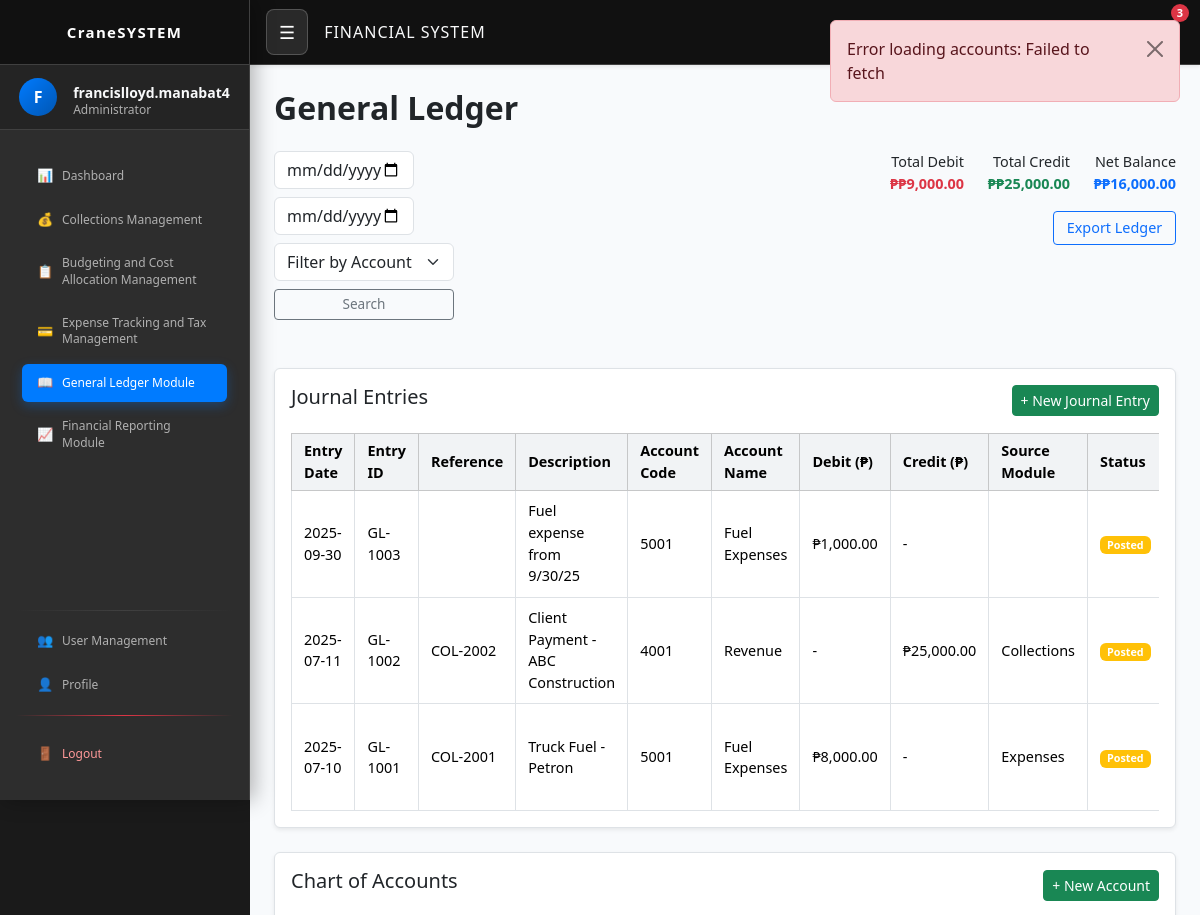
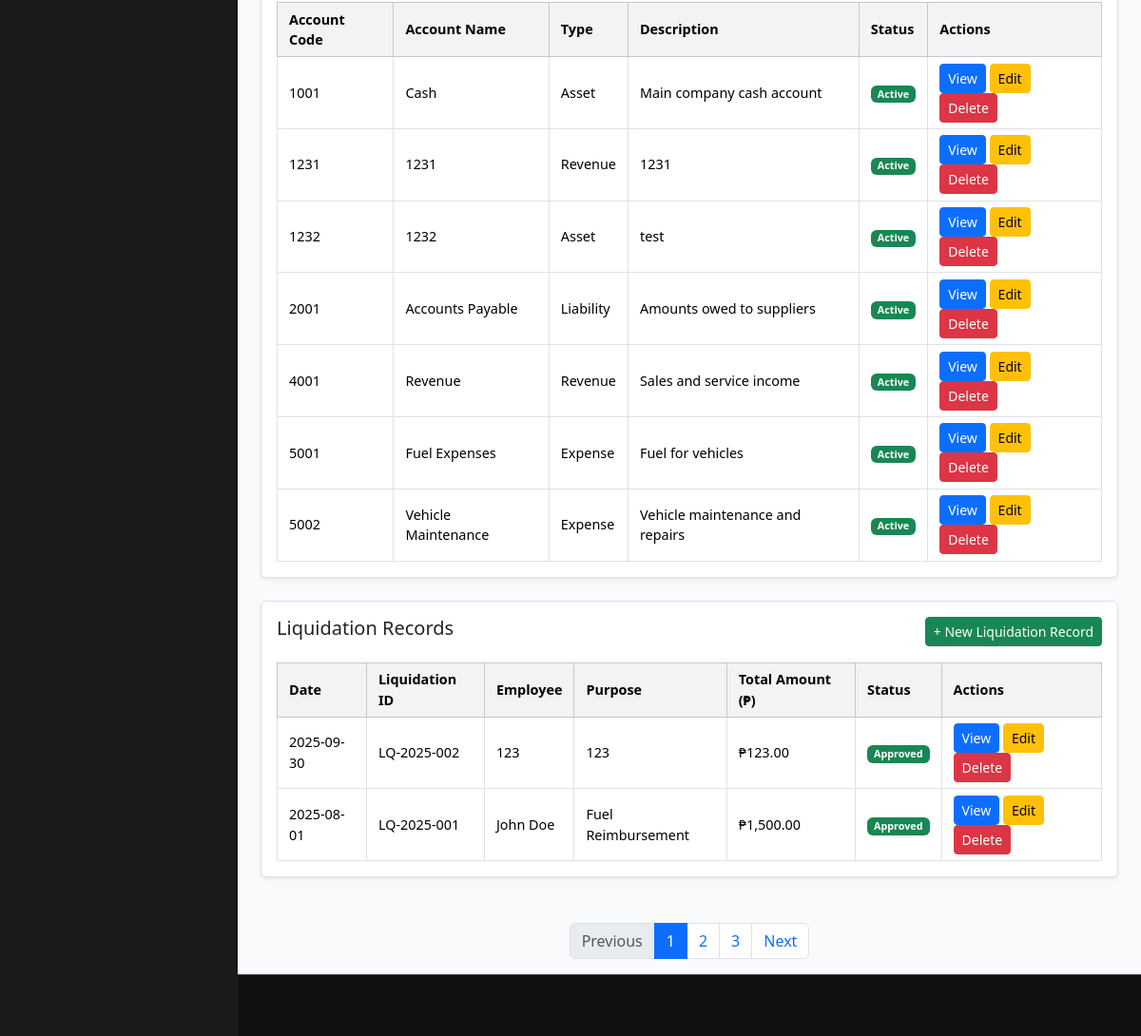
The app's page /financial_ledger.php (signed in) with its own data (2 pictures, top to bottom).
### tables this page shows
CREATE TABLE `journal_entries` (
  `id` int(11) NOT NULL,
  `entry_id` varchar(20) NOT NULL,
  `date` date NOT NULL,
  `account_code` varchar(10) NOT NULL,
  `debit` decimal(15,2) DEFAULT 0.00,
  `credit` decimal(15,2) DEFAULT 0.00,
  `description` text NOT NULL,
  `reference` varchar(50) DEFAULT NULL,
  `source_module` varchar(50) DEFAULT NULL,
  `approved_by` varchar(100) DEFAULT NULL,
  `status` enum('Draft','Posted','Cancelled') DEFAULT 'Posted',
  `created_at` timestamp NOT NULL DEFAULT current_timestamp(),
  `updated_at` timestamp NOT NULL DEFAULT current_timestamp() ON UPDATE current_timestamp()
);

CREATE TABLE `chart_of_accounts` (
  `id` int(11) NOT NULL,
  `account_code` varchar(10) NOT NULL,
  `account_name` varchar(100) NOT NULL,
  `account_type` enum('Asset','Liability','Equity','Revenue','Expense') DEFAULT NULL,
  `description` text DEFAULT NULL,
  `status` enum('Active','Inactive') DEFAULT 'Active',
  `created_at` timestamp NOT NULL DEFAULT current_timestamp(),
  `updated_at` timestamp NOT NULL DEFAULT current_timestamp() ON UPDATE current_timestamp()
);

CREATE TABLE `liquidation_records` (
  `id` int(11) NOT NULL,
  `liquidation_id` varchar(20) NOT NULL,
  `date` date NOT NULL,
  `employee` varchar(100) NOT NULL,
  `purpose` text NOT NULL,
  `total_amount` decimal(15,2) NOT NULL,
  `status` enum('Pending','Approved','Rejected') DEFAULT 'Pending',
  `created_at` timestamp NOT NULL DEFAULT current_timestamp(),
  `updated_at` timestamp NOT NULL DEFAULT current_timestamp() ON UPDATE current_timestamp()
);

### ledger_functions.php (called while the page is built, shortened)
<?php
require_once 'db.php';
function getJournalEntries($fromDate = null, $toDate = null, $accountCode = null, $limit = 50, $offset = 0) {
    global $conn;
    $sql = "SELECT je.*, coa.account_name
            FROM journal_entries je
            JOIN chart_of_accounts coa ON je.account_code = coa.account_code
            WHERE 1=1";
    $params = [];
    $types = "";
    $sql .= " ORDER BY je.date DESC, je.id DESC LIMIT ? OFFSET ?";
    $params[] = $limit;
    $params[] = $offset;
    $types .= "ii";
    $stmt = $conn->prepare($sql);
    if ($types) {
        $stmt->bind_param($types, ...$params);
    }
    $stmt->execute();
    $result = $stmt->get_result();
    return $result->fetch_all(MYSQLI_ASSOC);
}
function getChartOfAccounts() {
    global $conn;
    $sql = "SELECT * FROM chart_of_accounts WHERE status = 'Active' ORDER BY account_code";
    $result = $conn->query($sql);
    return $result->fetch_all(MYSQLI_ASSOC);
}
function getLiquidationRecords($limit = 50, $offset = 0) {
    global $conn;
    $sql = "SELECT * FROM liquidation_records ORDER BY date DESC, id DESC LIMIT ? OFFSET ?";
    $stmt = $conn->prepare($sql);
    $stmt->bind_param("ii", $limit, $offset);
    $stmt->execute();
    $result = $stmt->get_result();
    return $result->fetch_all(MYSQLI_ASSOC);
}
function getLedgerSummary($fromDate = null, $toDate = null) {
    global $conn;
    $sql = "SELECT
                SUM(debit) as total_debit,
                SUM(credit) as total_credit,
                (SUM(credit) - SUM(debit)) as net_balance
            FROM journal_entries
            WHERE 1=1";
    $types = "";
    $stmt = $conn->prepare($sql);
    $stmt->execute();
    $result = $stmt->get_result();
    return $result->fetch_assoc();
}
function calculateRunningBalance($entries) {
    $runningBalance = 0;
    foreach ($entries as &$entry) {
        $runningBalance += ($entry['credit'] - $entry['debit']);
    }
    return $entries;
}
?>

### db.php (called while the page is built, shortened)
<?php
if (!function_exists('formatCurrency')) {
    function formatCurrency($amount) {
        return '₱' . number_format($amount, 2);
    }
}
?>

### financial_ledger.php (the view, shortened to what this page needs)
<?php
require_once 'db.php';
require_once 'ledger_functions.php';
$fromDate = $_GET['from_date'] ?? '';
$toDate = $_GET['to_date'] ?? '';
$accountCode = $_GET['account_code'] ?? '';
$entries = getJournalEntries($fromDate, $toDate, $accountCode);
$entries = calculateRunningBalance($entries);
$summary = getLedgerSummary($fromDate, $toDate);
$accounts = getChartOfAccounts();
$liquidations = getLiquidationRecords();
?>
<!DOCTYPE html>
<html lang="en">
<head>
  <link href="https://cdn.jsdelivr.net/npm/bootstrap@5.3.3/dist/css/bootstrap.min.css" rel="stylesheet" />
  <link rel="stylesheet" href="css/style.css" />
</head>
<body>
<?php include 'sidebar_navbar.php'; ?>
<div class="main-content">
  <div class="container-fluid mt-4 px-4">
    <h2 class="fw-bold mb-4">General Ledger</h2>
    <div class="d-flex justify-content-between align-items-start mb-3 flex-wrap gap-3">
      <form method="GET" class="d-flex flex-column gap-2" style="max-width: 250px;">
        <input type="date" name="from_date" value="<?= htmlspecialchars($fromDate) ?>" class="form-control date-input" placeholder="From Date" />
        <input type="date" name="to_date" value="<?= htmlspecialchars($toDate) ?>" class="form-control date-input" placeholder="To Date" />
        <select name="account_code" class="form-select filter-account">
          <option value="">Filter by Account</option>
        </select>
        <button type="submit" class="btn btn-outline-secondary btn-sm">Search</button>
      </form>
      <div class="d-flex flex-column align-items-end gap-2 summary-actions">
        <div class="d-flex gap-3 mb-2 ledger-summary-small">
          <div class="text-end">
            <div>Total Debit</div>
            <div class="text-danger fw-bold">₱<?= formatCurrency($summary['total_debit'] ?? 0) ?></div>
          </div>
          <div class="text-end">
            <div>Total Credit</div>
            <div class="text-success fw-bold">₱<?= formatCurrency($summary['total_credit'] ?? 0) ?></div>
          </div>
          <div class="text-end">
            <div>Net Balance</div>
            <div class="text-primary fw-bold">₱<?= formatCurrency($summary['net_balance'] ?? 0) ?></div>
          </div>
        </div>
        <div class="d-flex gap-2">
          <button class="btn btn-outline-primary btn-sm">Export Ledger</button>
        </div>
      </div>
    </div>
    <div class="row mt-5">
      <div class="col-12 mb-4">
        <div class="p-3 bg-white border rounded shadow-sm">
          <div class="d-flex justify-content-between align-items-center mb-3">
            <h5>Journal Entries</h5>
            <button class="btn btn-success btn-sm" data-bs-toggle="modal" data-bs-target="#addJournalEntryModal">
              + New Journal Entry
            </button>
          </div>
          <div class="table-responsive">
            <table class="table table-bordered table-hover align-middle table-sm mb-0">
              <thead class="table-light">
                <tr>
                  <th>Entry Date</th>
                  <th>Entry ID</th>
                  <th>Reference</th>
                  <th>Description</th>
                  <th>Account Code</th>
                  <th>Account Name</th>
                  <th>Debit (₱)</th>
                  <th>Credit (₱)</th>
                  <th>Source Module</th>
                  <th>Status</th>
                </tr>
              </thead>
              <tbody>
                <?php foreach ($entries as $entry): ?>
                <tr data-journal-id="<?= $entry['id'] ?>">
                  <td><?= $entry['date'] ?></td>
                  <td><?= htmlspecialchars($entry['entry_id']) ?></td>
                  <td><?= htmlspecialchars($entry['reference']) ?></td>
                  <td><?= htmlspecialchars($entry['description']) ?></td>
                  <td><?= $entry['account_code'] ?></td>
                  <td><?= htmlspecialchars($entry['account_name']) ?></td>
                  <td><?= $entry['debit'] > 0 ? formatCurrency($entry['debit']) : '-' ?></td>
                  <td><?= $entry['credit'] > 0 ? formatCurrency($entry['credit']) : '-' ?></td>
                  <td><?= htmlspecialchars($entry['source_module']) ?></td>
                  <td>
                    <span class="badge <?= isset($entry['status']) ? ($entry['status'] === 'Approved' ? 'bg-success' : ($entry['status'] === 'Rejected' ? 'bg-danger' : 'bg-warning')) : 'bg-info' ?>">
                      <?= $entry['status'] ?? 'Pending' ?>
                    </span>
                  </td>
                </tr>
                <?php endforeach; ?>
              </tbody>
            </table>
          </div>
        </div>
      </div>
      <div class="col-12 mb-4">
        <div class="p-3 bg-white border rounded shadow-sm">
          <div class="d-flex justify-content-between align-items-center mb-3">
            <h5>Chart of Accounts</h5>
            <button class="btn btn-success btn-sm" data-bs-toggle="modal" data-bs-target="#addAccountModal">
              + New Account
            </button>
          </div>
          <div class="table-responsive">
            <table class="table table-bordered table-hover align-middle table-sm mb-0">
              <thead class="table-light">
                <tr>
                  <th>Account Code</th>
                  <th>Account Name</th>
                  <th>Type</th>
                  <th>Description</th>
                  <th>Status</th>
                  <th>Actions</th>
                </tr>
              </thead>
              <tbody>
                <?php foreach ($accounts as $account): ?>
                <tr data-account-id="<?= $account['id'] ?? $account['account_code'] ?>">
                  <td><?= $account['account_code'] ?></td>
                  <td><?= htmlspecialchars($account['account_name']) ?></td>
                  <td><?= $account['account_type'] ?></td>
                  <td><?= htmlspecialchars($account['description']) ?></td>
                  <td>
                    <span class="badge <?= $account['status'] === 'Active' ? 'bg-success' : 'bg-secondary' ?>">
                      <?= $account['status'] ?>
                    </span>
                  </td>
                  <td>
                    <button class="btn btn-sm btn-primary view-account-btn" data-bs-toggle="modal" data-bs-target="#viewAccountModal" data-code="<?= $account['account_code'] ?>">View</button>
                    <button class="btn btn-sm btn-warning edit-account-btn" data-code="<?= $account['account_code'] ?>">Edit</button>
                    <button class="btn btn-sm btn-danger delete-account-btn" data-code="<?= $account['account_code'] ?>">Delete</button>
                  </td>
                </tr>
                <?php endforeach; ?>
              </tbody>
            </table>
          </div>
        </div>
      </div>
      <div class="col-12 mb-4">
        <div class="p-3 bg-white border rounded shadow-sm">
          <div class="d-flex justify-content-between align-items-center mb-3">
            <h5>Liquidation Records</h5>
            <button class="btn btn-success btn-sm" data-bs-toggle="modal" data-bs-target="#addLiquidationModal">
              + New Liquidation Record
            </button>
          </div>
          <div class="table-responsive">
            <table class="table table-bordered table-hover align-middle table-sm mb-0">
              <thead class="table-light">
                <tr>
                  <th>Date</th>
                  <th>Liquidation ID</th>
                  <th>Employee</th>
                  <th>Purpose</th>
                  <th>Total Amount (₱)</th>
                  <th>Status</th>
                  <th>Actions</th>
                </tr>
              </thead>
              <tbody>
                <?php foreach ($liquidations as $liquidation): ?>
                <tr data-liq-id="<?= $liquidation['id'] ?>">
                  <td><?= $liquidation['date'] ?></td>
                  <td><?= htmlspecialchars($liquidation['liquidation_id']) ?></td>
                  <td><?= htmlspecialchars($liquidation['employee']) ?></td>
                  <td><?= htmlspecialchars($liquidation['purpose']) ?></td>
                  <td><?= formatCurrency($liquidation['total_amount']) ?></td>
                  <td>
                    <span class="badge <?= $liquidation['status'] === 'Approved' ? 'bg-success' : ($liquidation['status'] === 'Rejected' ? 'bg-danger' : 'bg-warning') ?>">
                      <?= $liquidation['status'] ?>
                    </span>
                  </td>
                  <td>
                    <button class="btn btn-sm btn-primary view-liquidation-btn" data-bs-toggle="modal" data-bs-target="#viewLiquidationModal" data-id="<?= $liquidation['id'] ?>">View</button>
                    <button class="btn btn-sm btn-warning edit-liquidation-btn" data-id="<?= $liquidation['id'] ?>">Edit</button>
                    <button class="btn btn-sm btn-danger delete-liquidation-btn" data-id="<?= $liquidation['id'] ?>">Delete</button>
                  </td>
                </tr>
                <?php endforeach; ?>
              </tbody>
            </table>
          </div>
        </div>
      </div>
    </div>
    <nav class="mt-4" aria-label="Ledger pagination">
      <ul class="pagination justify-content-center">
        <li class="page-item disabled"><a class="page-link">Previous</a></li>
        <li class="page-item active"><a class="page-link">1</a></li>
        <li class="page-item"><a class="page-link">2</a></li>
        <li class="page-item"><a class="page-link">3</a></li>
        <li class="page-item"><a class="page-link">Next</a></li>
      </ul>
    </nav>
  </div>
</div>
</body>
</html>

### css/style.css (style rules this page uses)
body { background-color: #f8fafc; font-family: 'Segoe UI', sans-serif; margin: 0; padding: 0; }
.date-input { max-width: 140px; }
.filter-account { max-width: 180px; }
.btn-outline-secondary.btn-sm { padding: 0.25rem 0.6rem; font-size: 0.85rem; }
.ledger-summary-small > div { min-width: 90px; font-size: 0.9rem; }
.table-responsive > table.table { font-size: 0.9rem; }
.table-responsive > table.table thead th, .table-responsive > table.table tbody td { padding: 0.4rem 0.75rem; }
.table > thead > tr > th, .table > tbody > tr > td { vertical-align: middle; padding: 0.5rem 0.75rem; }
.summary-actions button { font-size: 0.9rem; padding: 0.35rem 0.8rem; }
.table th { background-color: #f1f3f5; }
.table td, .table th { vertical-align: middle; }

### sidebar_navbar.php (style rules this page uses)
:root { --dark-bg: #1a1a1a; --darker-bg: #111111; --sidebar-bg: #2d2d2d; --sidebar-hover: #3d3d3d; --text-light: #ffffff; --text-muted: #b0b0b0; --accent-color: #007bff; --accent-hover: #0056b3; --border-color: #404040; --navbar-height: 65px; }
body { background-color: var(--dark-bg) !important; }
.main-content { margin-left: 250px; padding-top: 65px; padding-bottom: 65px; transition: margin-left 0.3s ease; background-color: #f8fafc !important; min-height: 100vh; box-sizing: border-box; }

### records on screen
journal_entries: date "2025-09-30", entry "GL-1003", description "Fuel expense from 9/30/25", account_code "5001", chart_of_accounts.account_name "Fuel Expenses", debit "₱1,000.00", status "Posted"
journal_entries: date "2025-07-11", entry "GL-1002", reference "COL-2002", description "Client Payment - ABC Construction", account_code "4001", chart_of_accounts.account_name "Revenue", credit "₱25,000.00", source_module "Collections", status "Posted"
journal_entries: date "2025-07-10", entry "GL-1001", reference "COL-2001", description "Truck Fuel - Petron", account_code "5001", chart_of_accounts.account_name "Fuel Expenses", debit "₱8,000.00", source_module "Expenses", status "Posted"
chart_of_accounts: account_code "1001", account_name "Cash", account_type "Asset", description "Main company cash account", status "Active"
chart_of_accounts: account_code "1231", account_name "1231", account_type "Revenue", description "1231", status "Active"
chart_of_accounts: account_code "1232", account_name "1232", account_type "Asset", description "test", status "Active"
chart_of_accounts: account_code "2001", account_name "Accounts Payable", account_type "Liability", description "Amounts owed to suppliers", status "Active"
chart_of_accounts: account_code "4001", account_name "Revenue", account_type "Revenue", description "Sales and service income", status "Active"
chart_of_accounts: account_code "5001", account_name "Fuel Expenses", account_type "Expense", description "Fuel for vehicles", status "Active"
chart_of_accounts: account_code "5002", account_name "Vehicle Maintenance", account_type "Expense", description "Vehicle maintenance and repairs", status "Active"
liquidation_records: date "2025-09-30", liquidation "LQ-2025-002", employee "123", purpose "123", total_amount "₱123.00", status "Approved"
liquidation_records: date "2025-08-01", liquidation "LQ-2025-001", employee "John Doe", purpose "Fuel Reimbursement", total_amount "₱1,500.00", status "Approved"

### other values on screen
$profile_initial "F"
$username "francislloyd.manabat4"
$role_display "Administrator"
formatCurrency($summary['total_debit'] ?? 0) "₱9,000.00"
formatCurrency($summary['total_credit'] ?? 0) "₱25,000.00"
formatCurrency($summary['net_balance'] ?? 0) "₱16,000.00"
